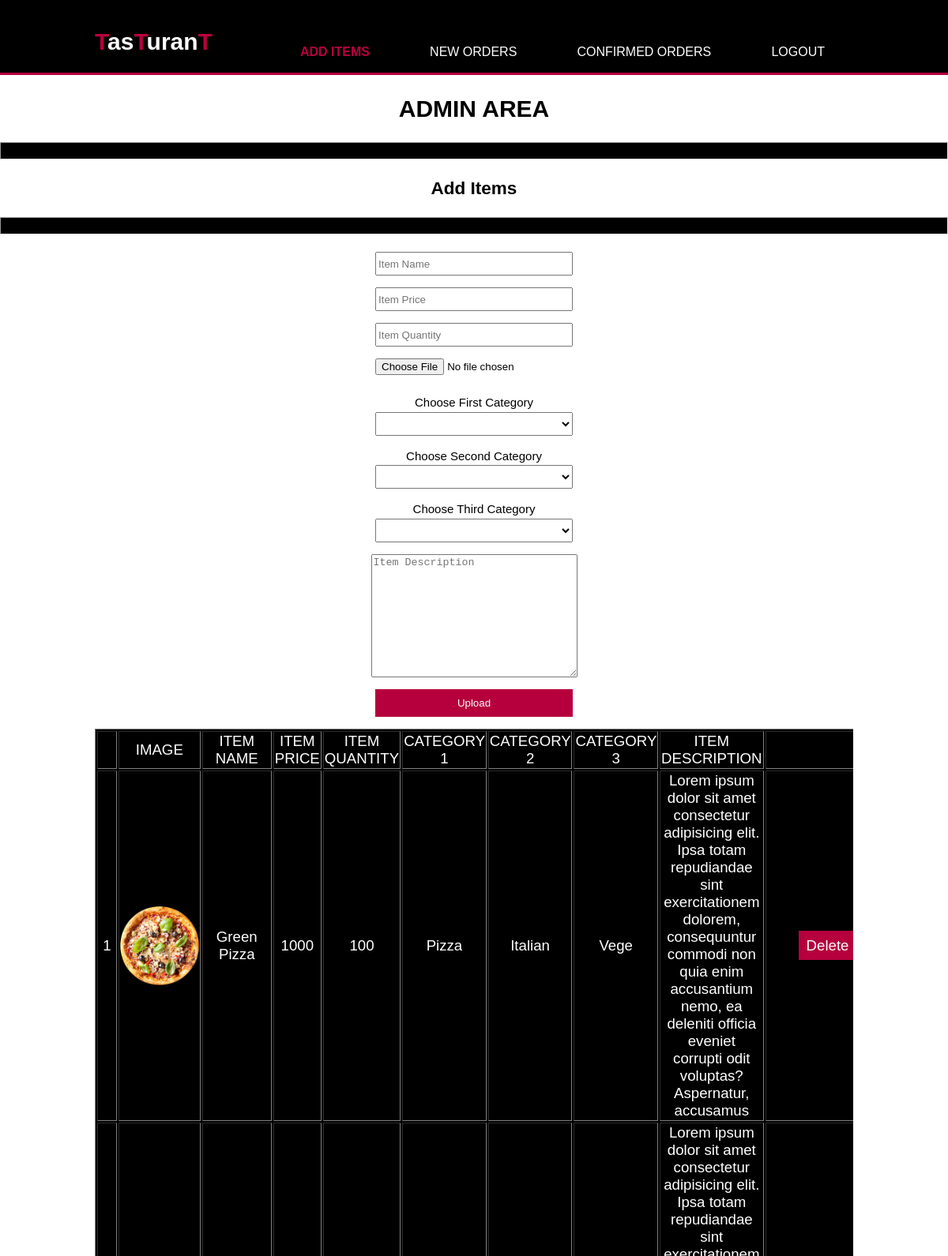
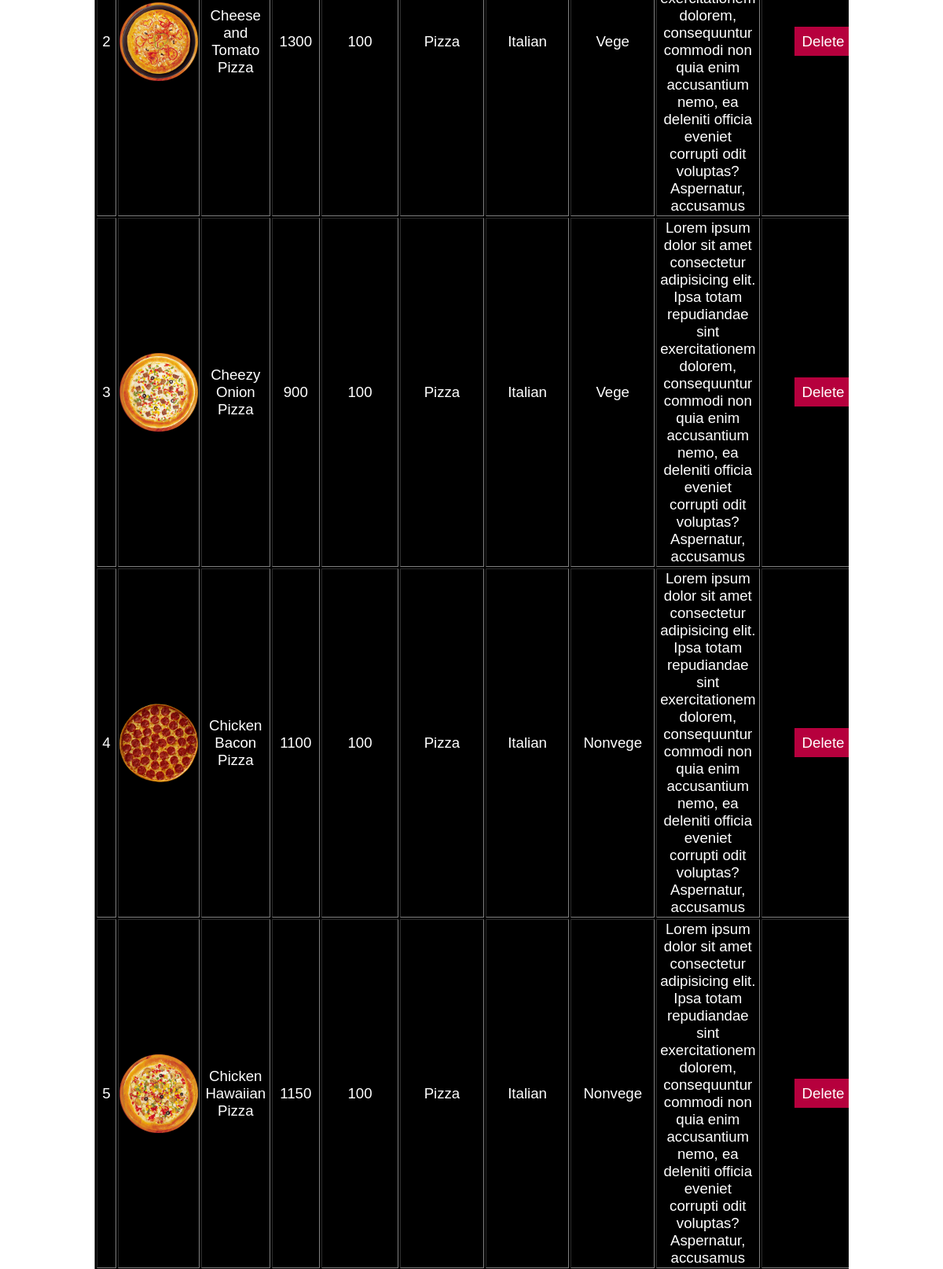
/admin/add_item.php (signed in, upper part), run on the app's committed database (2 pictures, top to bottom).
### tables this page shows
CREATE TABLE `food` (
  `id` int(5) NOT NULL,
  `item_name` varchar(100) NOT NULL,
  `item_price` int(5) NOT NULL,
  `item_qty` int(5) NOT NULL,
  `item_image` varchar(500) NOT NULL,
  `item_cat1` varchar(100) NOT NULL,
  `item_cat2` varchar(100) NOT NULL,
  `item_cat3` varchar(100) NOT NULL,
  `item_desc` varchar(300) NOT NULL
);

### admin/add_item.php (the view, shortened to what this page needs)
<?php
include 'inc/title.php';
?>
<?php
$link=mysqli_connect("localhost","root","");
mysqli_select_db($link,"tasturant");
?>
<link rel="stylesheet" href="css/admin.css">
<header>
            <div class="container">
                <div id="branding">
                    <h1><span class="highlight">T</span>as<span class="highlight">T</span>uran<span class="highlight">T</span></h1>
                </div>
                <nav>
                    <ul>
                        <li class="current"><a href="add_item.php">Add Items</a></li>
                        <li><a href="new_orders.php">New Orders</a></li>
                        <li><a href="confirmed_orders.php">Confirmed Orders</a></li>
                        <li><a href="logout.php">Logout</a></li>
                    </ul>
                </nav>
            </div>
        </header>
        <div><center><h1>ADMIN AREA</h1></center></div>
        <hr style=" height:20px; background:black;">
        <section id="services">
                <div><center><h2>Add Items</h2></center></div>
                <hr style=" height:20px; background:black;">
                <div class="container">
                    <div class="add_it">
                    <form action="" name="form1" method="post" enctype="multipart/form-data">
                        <p><input type="text" name="it_nm" placeholder="Item Name"></p>
                        <p><input type="text" name="it_price" placeholder="Item Price"></p>
                        <p><input type="text" name="it_qty" placeholder="Item Quantity"></p>
                        <p><input type="file" name="it_img"></p>
                        <p>Choose First Category<br>
                        <select name="cat1" id="cat1" onchange="populate('cat1','cat2')" class="ad_sel">
                            <option value=""></option>
                            <option value="Pizza">Pizza</option>
                        </select></p>
                        <p>Choose Second Category<br>
                        <select name="cat2" id="cat2" onchange="populateNxt('cat2','cat3')" class="ad_sel">
                        </select></p>
                        <p>Choose Third Category<br>
                        <select name="cat3" id="cat3" class="ad_sel">
                        </select></p>
                        <p><textarea name="it_desc" id="it_desc" cols="30" rows="10" placeholder="Item Description"></textarea></p>
                        <p><input type="submit" name="submit1" value="Upload" class="b_add"></p>
                    </form>
                    <center>
                    <div>
                        <?php
                        $res=mysqli_query($link,"select * from food");
                        $count=1;
                        echo "<table border='1'>";
                        echo "<th>";
                        echo "<td>"; echo "IMAGE"; echo "</td>";
                        echo "<td>"; echo "ITEM NAME"; echo "</td>";
                        echo "<td>"; echo "ITEM PRICE"; echo "</td>";
                        echo "<td>"; echo "ITEM QUANTITY"; echo "</td>";
                        echo "<td>"; echo "CATEGORY 1"; echo "</td>";
                        echo "<td>"; echo "CATEGORY 2"; echo "</td>";
                        echo "<td>"; echo "CATEGORY 3"; echo "</td>";
                        echo "<td>"; echo "ITEM DESCRIPTION"; echo "</td>";
                        echo "<td>"; echo ""; echo "</td>";
                        echo "</th>";
                        while($row = mysqli_fetch_array($res)){
                            echo "<tr>";
                            echo "<td>"; echo $count; echo "</td>";
                            echo "<td>"; ?> <img src="../admin/<?php echo $row["item_image"];?>" height="100" width="100"> <?php echo "</td>";
                            echo "<td>"; echo $row["item_name"]; echo "</td>";
                            echo "<td>"; echo $row["item_price"]; echo "</td>";
                            echo "<td>"; echo $row["item_qty"]; echo "</td>";
                            echo "<td>"; echo $row["item_cat1"]; echo "</td>";
                            echo "<td>"; echo $row["item_cat2"]; echo "</td>";
                            echo "<td>"; echo $row["item_cat3"]; echo "</td>";
                            echo "<td>"; echo $row["item_desc"]; echo "</td>";
                            echo "<td>"; ?> <a class="del_o" href="delete_item.php?id=<?php echo $row["id"]; ?>">Delete</a> <?php echo "</td>";
                            echo "</tr>";
                            $count = $count+1;
                        }
                        echo "</table>";
                        ?>
                    </div>
                    </center>
                    </div>
                </div>
            </section>
     <?php include 'inc/footer.php';?>

### css/style.css (style rules this page uses)
body { font: 15px/1.5 Arial, Helvetica, sans-serif; padding: 0; margin: 0; background-color: rgb(255, 255, 255); }
.container { width: 80%; margin: auto; overflow: hidden; }
ul { padding: 0; margin: 0; }
header { background: rgb(0, 0, 0); color: white; padding-top: 30px; min-height: 60px; border-bottom: rgb(182, 0, 61) 3px solid; }
header a { color: white; text-decoration: none; text-transform: uppercase; font-size: 16px; }
header li { display: inline; padding: 0 20px 0 20px; }
header #branding { float: left; }
header #branding h1 { margin: 0; }
header nav { float: right; margin-top: 10px; }
header .highlight, header .current a { color: rgb(184, 0, 61); font-weight: bold; }
li a, .dropbtn { display: inline-block; color: white; text-align: center; padding: 14px 16px; text-decoration: none; }
#services { margin-top: 20px; }

### admin/css/admin.css (style rules this page uses)
table { font-size: 14pt; background: black; color: white; }
tr { text-align: center; }
.del_o { margin-right:40px; margin-left:40px; padding-top: 8px; padding-bottom: 8px; background: rgb(182, 0, 61); border: none; padding-left: 10px; padding-right: 10px; color: white; text-decoration: none; }
.add_it { text-align: center; }
input, .ad_sel { height: 30px; width: 250px; }
.b_add { height: 35px; background: rgb(182, 0, 61); border: none; padding-left: 20px; padding-right: 20px; color: white; }

### data on the page
food: item_image (picture), item_name "Green Pizza", item_price "1000", item_qty "100", item_cat1 "Pizza", item_cat2 "Italian", item_cat3 "Vege", item_desc "Lorem ipsum dolor sit amet consectetur adipisicing elit. Ipsa totam repudiandae sint exercitationem dolorem, consequuntur commodi non quia enim accusantium nemo, ea deleniti officia eveniet corrupti odit voluptas? Aspernatur, accusamus"
food: item_image (picture), item_name "Cheese and Tomato Pizza", item_price "1300", item_qty "100", item_cat1 "Pizza", item_cat2 "Italian", item_cat3 "Vege", item_desc "Lorem ipsum dolor sit amet consectetur adipisicing elit. Ipsa totam repudiandae sint exercitationem dolorem, consequuntur commodi non quia enim accusantium nemo, ea deleniti officia eveniet corrupti odit voluptas? Aspernatur, accusamus"
food: item_image (picture), item_name "Cheezy Onion Pizza", item_price "900", item_qty "100", item_cat1 "Pizza", item_cat2 "Italian", item_cat3 "Vege", item_desc "Lorem ipsum dolor sit amet consectetur adipisicing elit. Ipsa totam repudiandae sint exercitationem dolorem, consequuntur commodi non quia enim accusantium nemo, ea deleniti officia eveniet corrupti odit voluptas? Aspernatur, accusamus"
food: item_image (picture), item_name "Chicken Bacon Pizza", item_price "1100", item_qty "100", item_cat1 "Pizza", item_cat2 "Italian", item_cat3 "Nonvege", item_desc "Lorem ipsum dolor sit amet consectetur adipisicing elit. Ipsa totam repudiandae sint exercitationem dolorem, consequuntur commodi non quia enim accusantium nemo, ea deleniti officia eveniet corrupti odit voluptas? Aspernatur, accusamus"
food: item_image (picture), item_name "Chicken Hawaiian Pizza", item_price "1150", item_qty "100", item_cat1 "Pizza", item_cat2 "Italian", item_cat3 "Nonvege", item_desc "Lorem ipsum dolor sit amet consectetur adipisicing elit. Ipsa totam repudiandae sint exercitationem dolorem, consequuntur commodi non quia enim accusantium nemo, ea deleniti officia eveniet corrupti odit voluptas? Aspernatur, accusamus"
